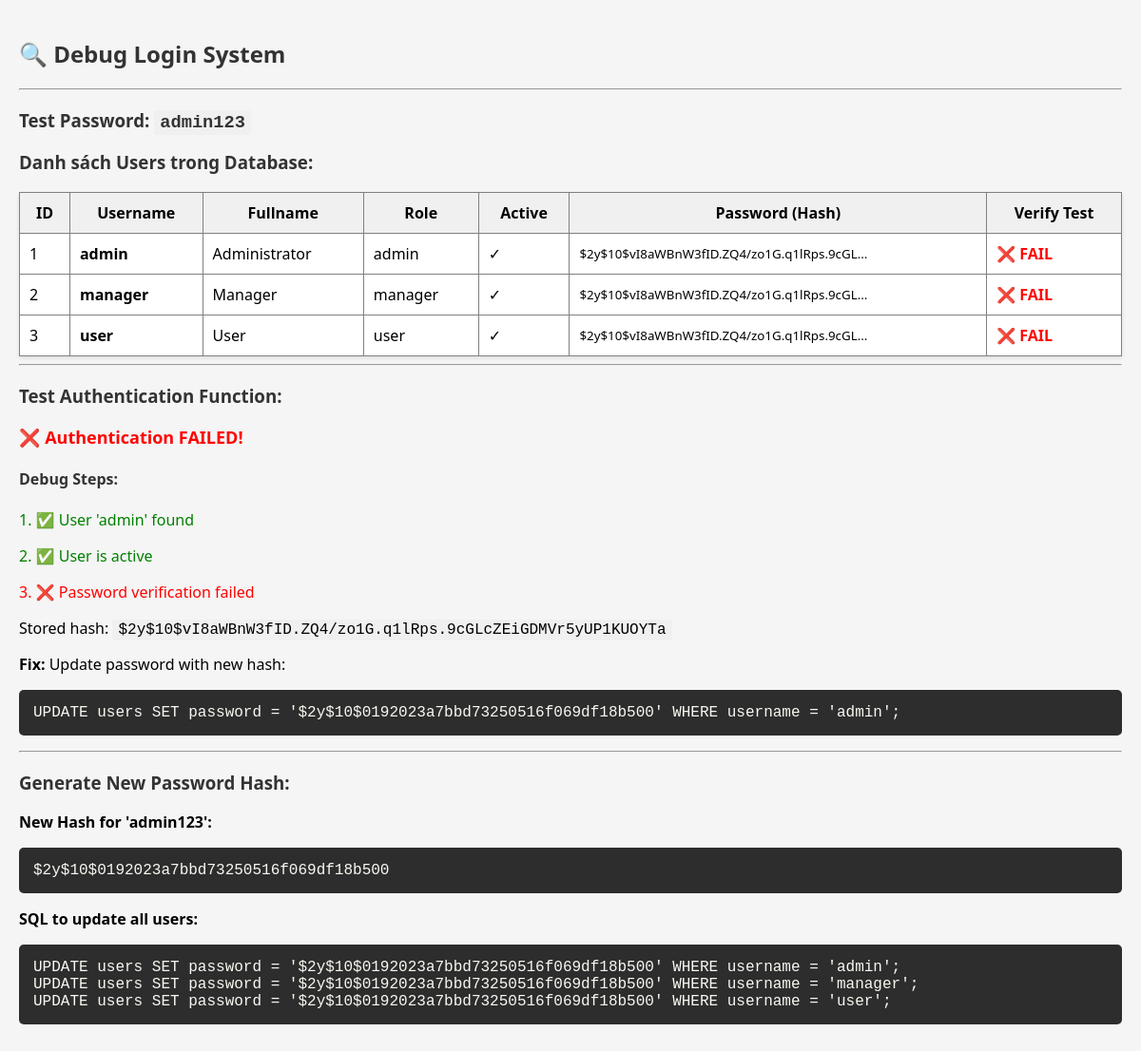
The app's page /debug_login.php with its own data.
### tables this page shows
CREATE TABLE users (
    id INT AUTO_INCREMENT PRIMARY KEY,
    username VARCHAR(60) UNIQUE NOT NULL,
    password VARCHAR(255) NOT NULL,
    fullname VARCHAR(100),
    role ENUM('admin','manager','user') NOT NULL,
    active BOOLEAN DEFAULT TRUE
);

### config/database.php (called while the page is built, shortened)
<?php
class Database
{
    private static $instance = null;
    private $connection;
    private function __construct()
    {
        try {
            $dsn = "mysql:host=" . DB_HOST . ";port=" . DB_PORT . ";dbname=" . DB_NAME . ";charset=" . DB_CHARSET;
            $options = [
                PDO::ATTR_ERRMODE => PDO::ERRMODE_EXCEPTION,
                PDO::ATTR_DEFAULT_FETCH_MODE => PDO::FETCH_ASSOC,
                PDO::ATTR_EMULATE_PREPARES => false,
                PDO::MYSQL_ATTR_INIT_COMMAND => "SET NAMES " . DB_CHARSET
            ];
            $this->connection = new PDO($dsn, DB_USER, DB_PASS, $options);
        } catch (PDOException $e) {
            die("Lỗi kết nối database: " . $e->getMessage());
        }
    }
    public static function getInstance()
    {
        if (self::$instance === null) {
            self::$instance = new self();
        }
        return self::$instance;
    }
    public function getConnection()
    {
        return $this->connection;
    }
}
function getDB()
{
    return Database::getInstance()->getConnection();
}

### core/Model.php (called while the page is built, shortened)
<?php
class Model {
    protected $db;
    protected $table;
    public function __construct() {
        $this->db = getDB();
    }
    public function findBy($field, $value) {
        $stmt = $this->db->prepare("SELECT * FROM {$this->table} WHERE {$field} = ?");
        $stmt->execute([$value]);
        return $stmt->fetch();
    }
}

### app/models/User.php (called while the page is built, shortened)
<?php
require_once BASE_PATH . '/core/Model.php';
class User extends Model {
    public function findByUsername($username) {
        return $this->findBy('username', $username);
    }
    public function authenticate($username, $password) {
        $user = $this->findByUsername($username);
        return false;
    }
}

### debug_login.php (the view, shortened to what this page needs)
<?php
echo "<h2>🔍 Debug Login System</h2>";
echo "<hr>";
$testPassword = 'admin123';
echo "<h3>Test Password: <code>$testPassword</code></h3>";
try {
    $db = getDB();
    $stmt = $db->query("SELECT id, username, password, fullname, role, active FROM users");
    $users = $stmt->fetchAll();
    echo "<h3>Danh sách Users trong Database:</h3>";
    echo "<table border='1' cellpadding='10' style='border-collapse: collapse; width: 100%;'>";
    echo "<tr style='background: #f0f0f0;'>
            <th>ID</th>
            <th>Username</th>
            <th>Fullname</th>
            <th>Role</th>
            <th>Active</th>
            <th>Password (Hash)</th>
            <th>Verify Test</th>
          </tr>";
    foreach ($users as $user) {
        $verifyResult = password_verify($testPassword, $user['password']);
        $verifyColor = $verifyResult ? 'green' : 'red';
        $verifyIcon = $verifyResult ? '✅' : '❌';
        echo "<tr>";
        echo "<td>{$user['id']}</td>";
        echo "<td><strong>{$user['username']}</strong></td>";
        echo "<td>{$user['fullname']}</td>";
        echo "<td>{$user['role']}</td>";
        echo "<td>" . ($user['active'] ? '✓' : '✗') . "</td>";
        echo "<td><small>" . substr($user['password'], 0, 40) . "...</small></td>";
        echo "<td style='color: $verifyColor; font-weight: bold;'>$verifyIcon " . ($verifyResult ? 'PASS' : 'FAIL') . "</td>";
        echo "</tr>";
    }
    echo "</table>";
    echo "<hr>";
    echo "<h3>Test Authentication Function:</h3>";
    require_once BASE_PATH . '/app/models/User.php';
    $userModel = new User();
    $testUser = $userModel->authenticate('admin', 'admin123');
    if ($testUser) {
        echo "<p style='color: green; font-size: 18px;'>✅ <strong>Authentication SUCCESS!</strong></p>";
        echo "<pre>";
        print_r($testUser);
        echo "</pre>";
    } else {
        echo "<p style='color: red; font-size: 18px;'>❌ <strong>Authentication FAILED!</strong></p>";
        echo "<h4>Debug Steps:</h4>";
        $user = $userModel->findByUsername('admin');
        if (!$user) {
            echo "<p style='color: red;'>1. ❌ User 'admin' not found in database</p>";
        } else {
            echo "<p style='color: green;'>1. ✅ User 'admin' found</p>";
            if (!$user['active']) {
                echo "<p style='color: red;'>2. ❌ User is not active</p>";
            } else {
                echo "<p style='color: green;'>2. ✅ User is active</p>";
                $passwordCheck = password_verify('admin123', $user['password']);
                if (!$passwordCheck) {
                    echo "<p style='color: red;'>3. ❌ Password verification failed</p>";
                    echo "<p>Stored hash: <code>{$user['password']}</code></p>";
                    $newHash = password_hash('admin123', PASSWORD_DEFAULT);
                    echo "<p><strong>Fix:</strong> Update password with new hash:</p>";
                    echo "<pre>UPDATE users SET password = '$newHash' WHERE username = 'admin';</pre>";
                } else {
                    echo "<p style='color: green;'>3. ✅ Password verification passed</p>";
                }
            }
        }
    }
    echo "<hr>";
    echo "<h3>Generate New Password Hash:</h3>";
    $newHash = password_hash('admin123', PASSWORD_DEFAULT);
    echo "<p><strong>New Hash for 'admin123':</strong></p>";
    echo "<pre>$newHash</pre>";
    echo "<p><strong>SQL to update all users:</strong></p>";
    echo "<pre>";
    echo "UPDATE users SET password = '$newHash' WHERE username = 'admin';\n";
    echo "UPDATE users SET password = '$newHash' WHERE username = 'manager';\n";
    echo "UPDATE users SET password = '$newHash' WHERE username = 'user';";
    echo "</pre>";
} catch (Exception $e) {
    echo "<p style='color: red;'>Error: " . $e->getMessage() . "</p>";
}
?>

### debug_login.php (style rules this page uses)
h2, h3, h4 { color: #333; }
code { background: #f0f0f0; padding: 2px 6px; border-radius: 3px; font-family: 'Courier New', monospace; }
pre { background: #2d2d2d; color: #f8f8f2; padding: 15px; border-radius: 5px; overflow-x: auto; font-family: 'Courier New', monospace; }
table { background: white; box-shadow: 0 2px 4px rgba(0,0,0,0.1); }

### records on screen
users: id "1", username "admin", fullname "Administrator", role "admin", password "$2y$10$vI8aWBnW3fID.ZQ4/zo1G.q1lRps.9cGL", password "❌", shows "FAIL", password "$2y$10$vI8aWBnW3fID.ZQ4/zo1G.q1lRps.9cGLcZEiGDMVr5yUP1KUOYTa"
users: id "2", username "manager", fullname "Manager", role "manager", password "$2y$10$vI8aWBnW3fID.ZQ4/zo1G.q1lRps.9cGL", password "❌", shows "FAIL"
users: id "3", username "user", fullname "User", role "user", password "$2y$10$vI8aWBnW3fID.ZQ4/zo1G.q1lRps.9cGL", password "❌", shows "FAIL"

### other values on screen
$testPassword "admin123"
$newHash "$2y$10$0192023a7bbd73250516f069df18b500"
